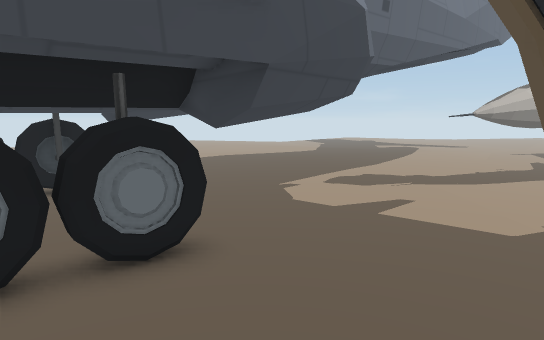
[1] (above)

24 first-person views from a walk through a 3-D level made in the Unity game engine. The camera is 1.5 m above the floor, tilts 8° down and sees 75° across. The floor is counted in squares, 1 m on a side. Each view is taken from the middle of a square. On the plan, view 1 faces up. The plan holds only what a view shows up to about 16 squares ahead; the rest is blank. The place goes on beyond the plan. Some animated figures are not drawn. Door leaves are left out, so doorways stand open. Some surface patterns are stand-ins.

[2]
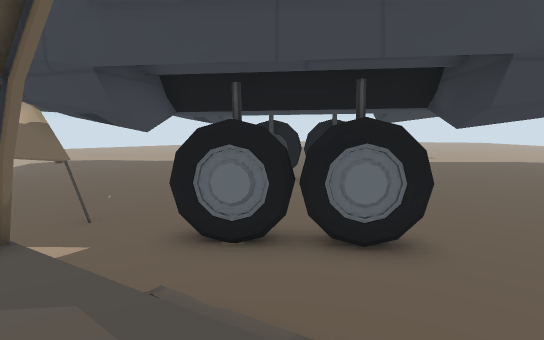

[3]
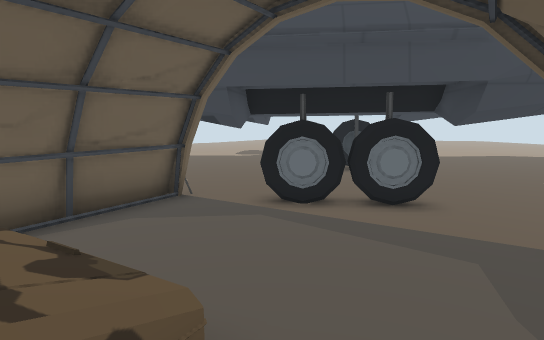

[4]
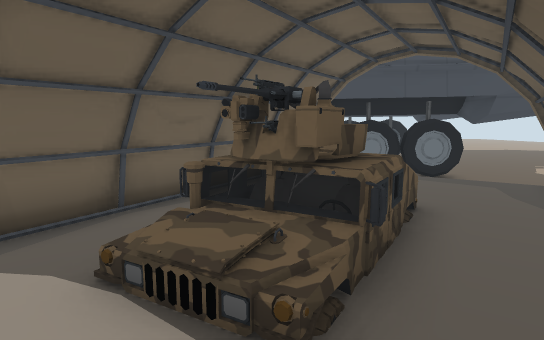

[5]
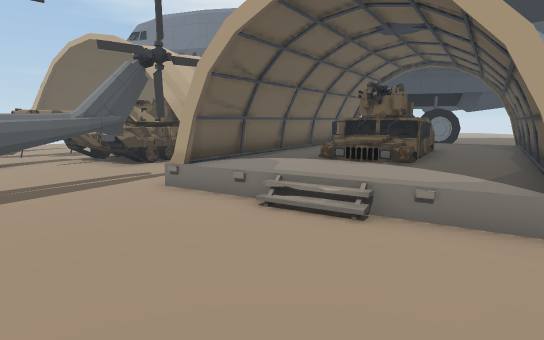

[6]
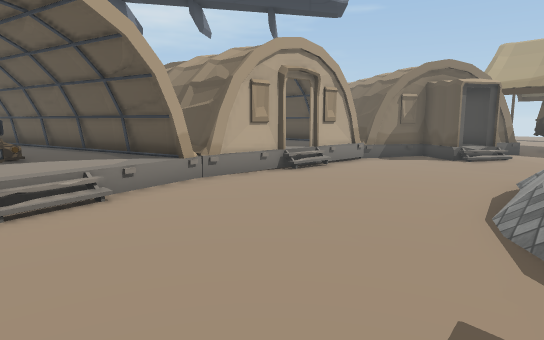

[7]
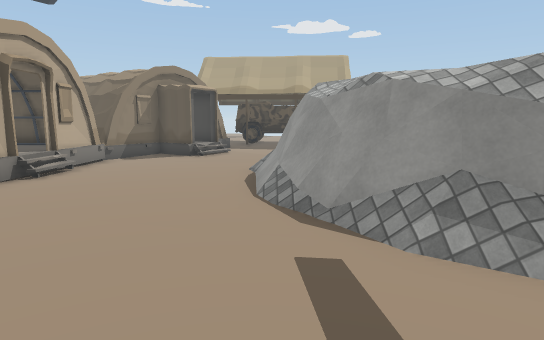

[8]
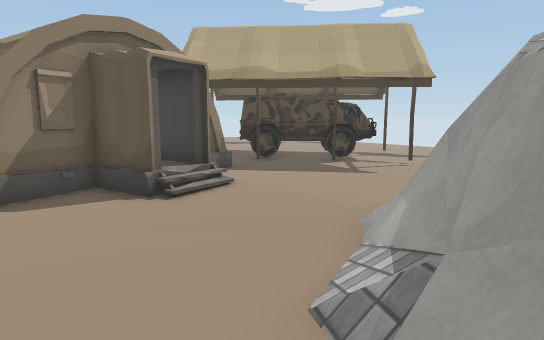

[9]
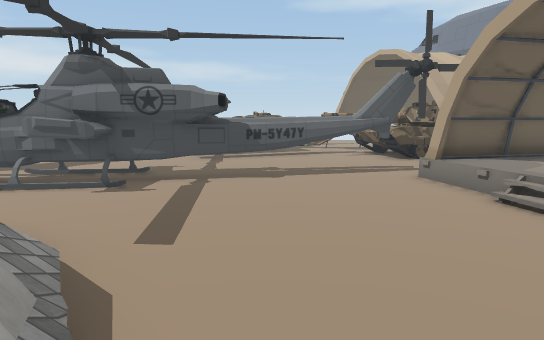

[10]
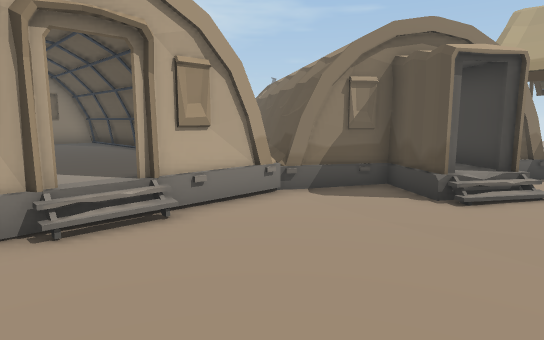

[11]
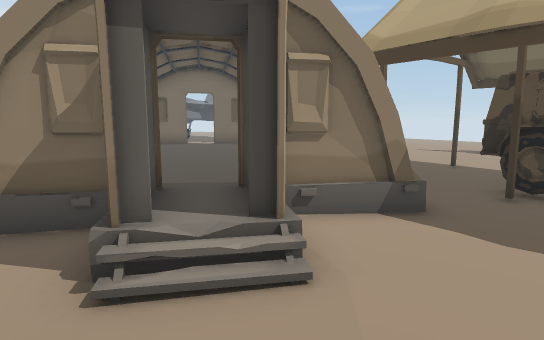

[12]
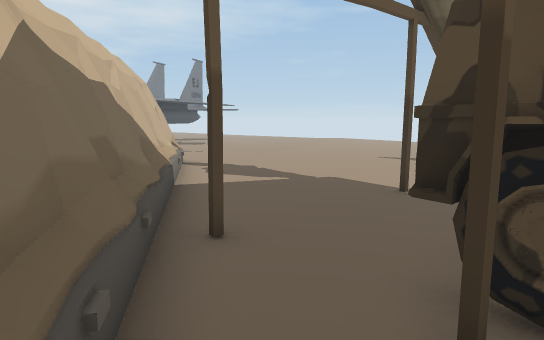

[13]
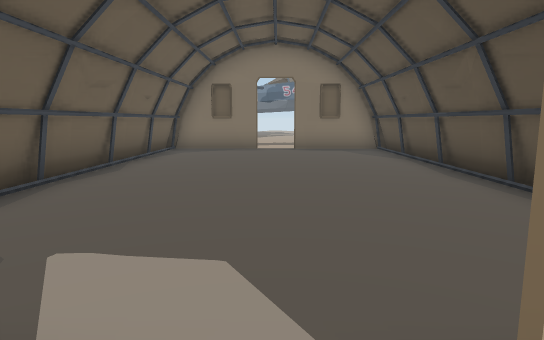

[14]
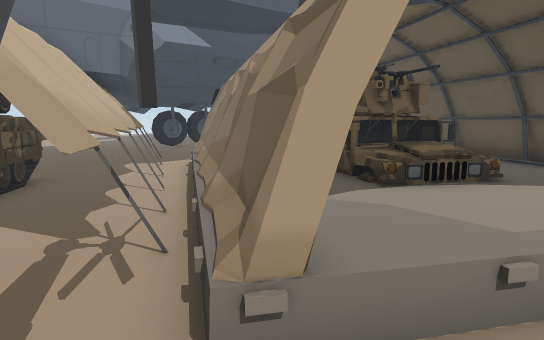

[15]
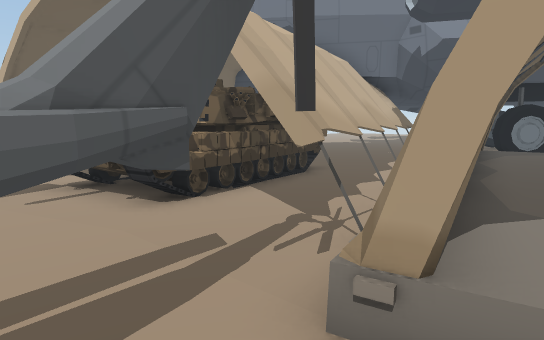

[16]
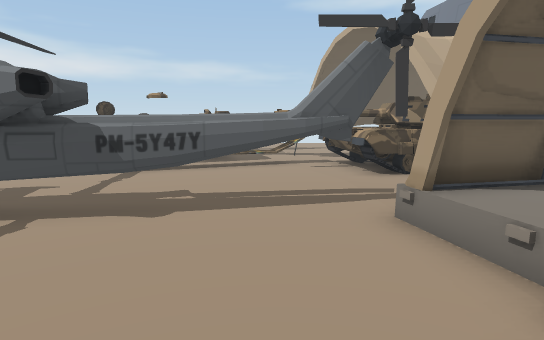

[17]
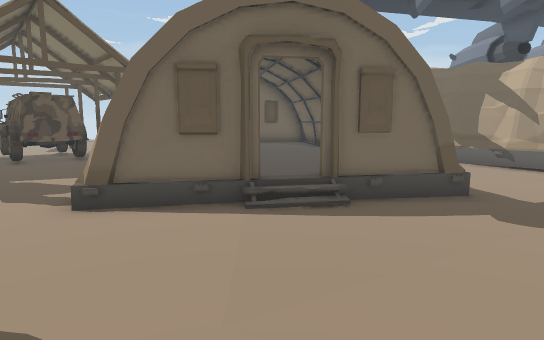

[18]
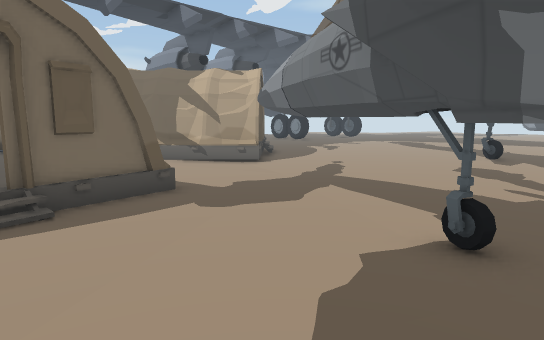

[19]
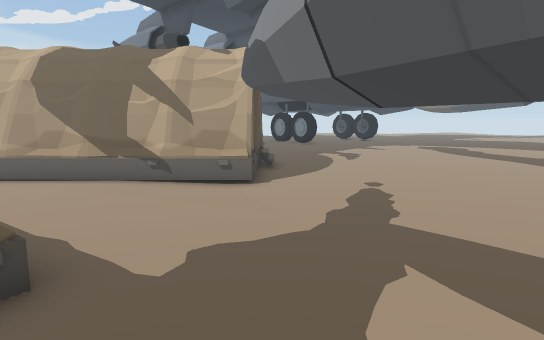

[20]
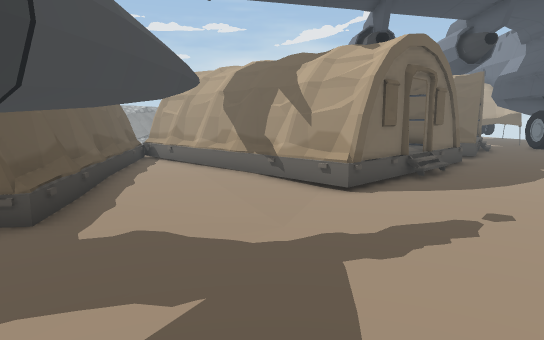

[21]
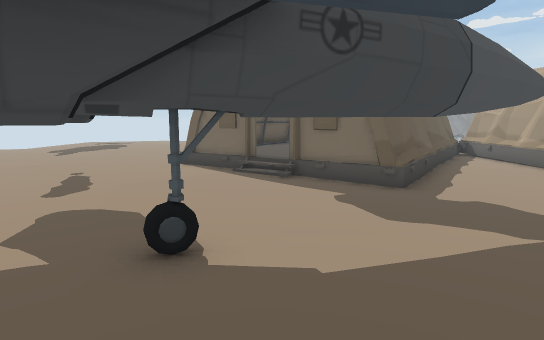

[22]
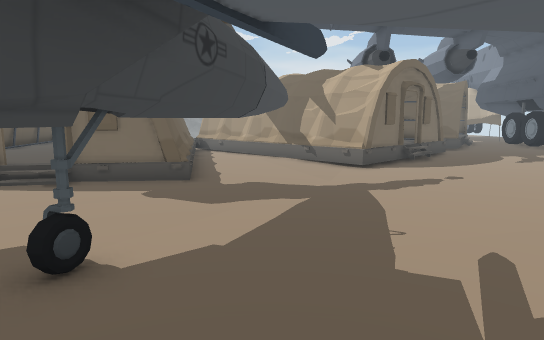

[23]
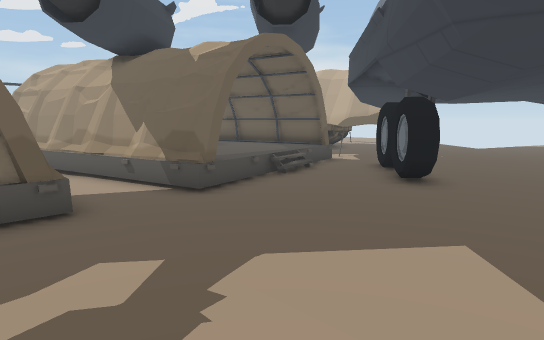

[24]
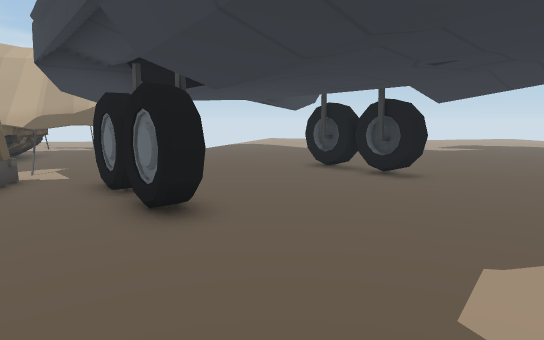

### Floor plan
Key: @ floor where view 1 was taken; # wall or solid block; x gap in a wall; . main floor; - floor 0.25 m lower than the main floor; : floor 0.5 m higher than the main floor; / step, stairs or slope; D open door; = window, fence, low wall or low ledge; ^ raised ledge; v drop or lower ground; W wheel; T thing the floor can be seen under or through; C car; O other object.
Columns run from 11 left of view 1 to 27 right of it. Each row starts with its distance up from view 1.
  9 ..WWW............................. .
  8 ..W...............................
  7 ...................................#
  6 .........WW.......................TT
  5 ........WW............-----......#WTT
  4 .......WW....-.......-------...  .....
  3 .......W.....--..##///-------..........
  2 ....T....///v#=-=###D####----..........
  1  ...T...v/:::#=-=#:::::#=..............
  0  ...TT=#:::@:##-=#:::::#=.....##.......
 -1 ....T =#:::::##- #:::::#=....####D.....
 -2 .^TT-T=##::C::#==#:::::#=...=#:::D#....
 -3 ##TT-T=##:CCC:#=^#:::::#=...##::::###..
 -4   TT- T##:CCC:####:::::##..##::::::#...
 -5   #=--#=#:CCC:## #:::::#^.=#::::::##...
 -6   ###.####CC/::###:::::##.##:::::##....
 -7    ##.####:/:::# #:::::#^##::::::#=....
 -8 ###^^..###:::::#####D###^#::::::##.....
 -9 .^^^^...=#::://........--##::: ##=.....
-10 .^^#....O#/./.............#::  ###.....
-11 x#  ....T................/######.....#.
-12 .## ....T................/D#.##......--
-13   #.....T................./...---###-
-14  ^......T.....................---W##W
-15  ^  ....TT......//###==......----###
-16     ....TT...../#######=/...----####
-17     .... T....O###       =.------W#O
-18        # T^#..##           ------##

Positions as (right, up) in squares from view 1, and headings:
1: (0, 0), facing up
2: (1, 0), facing up-left
3: (2, -3), facing up-left
4: (3, -8), facing up-left
5: (5, -14), facing up-left
6: (0, -16), facing up-right
7: (-1, -15), facing right
8: (7, -14), facing right
9: (7, -14), facing left
10: (7, -14), facing up-right
11: (13, -15), facing up-right
12: (19, -14), facing up-right
13: (9, -9), facing up
14: (-2, -12), facing up
15: (-1, -12), facing up-left
16: (3, -12), facing left
17: (27, 3), facing down-left
18: (27, 3), facing left
19: (22, 3), facing left
20: (20, 7), facing down-left
21: (22, 9), facing down
22: (24, 9), facing down-left
23: (7, 9), facing down-left
24: (4, 7), facing left
